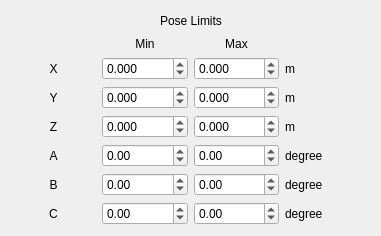
       <widget class="QWidget" name="layoutWidget">
        <property name="geometry">
         <rect>
          <x>10</x>
          <y>30</y>
          <width>381</width>
          <height>218</height>
         </rect>
        </property>
        <layout class="QVBoxLayout" name="verticalLayout">
         <item>
          <layout class="QHBoxLayout" name="horizontalLayout_3">
           <item>
            <spacer name="horizontalSpacer_9">
             <property name="orientation">
              <enum>Qt::Horizontal</enum>
             </property>
             <property name="sizeHint" stdset="0">
              <size>
               <width>40</width>
               <height>20</height>
              </size>
             </property>
            </spacer>
           </item>
           <item>
            <widget class="QLabel" name="label_2">
             <property name="text">
              <string>Pose Limits</string>
             </property>
            </widget>
           </item>
           <item>
            <spacer name="horizontalSpacer_10">
             <property name="orientation">
              <enum>Qt::Horizontal</enum>
             </property>
             <property name="sizeHint" stdset="0">
              <size>
               <width>40</width>
               <height>20</height>
              </size>
             </property>
            </spacer>
           </item>
          </layout>
         </item>
         <item>
          <layout class="QGridLayout" name="gridLayout_2">
           <item row="1" column="1">
            <widget class="QDoubleSpinBox" name="ds_min_x">
             <property name="decimals">
              <number>3</number>
             </property>
             <property name="minimum">
              <double>-2000.000000000000000</double>
             </property>
             <property name="maximum">
              <double>2000.000000000000000</double>
             </property>
            </widget>
           </item>
           <item row="2" column="0">
            <widget class="QLabel" name="label_7">
             <property name="text">
              <string>Y</string>
             </property>
             <property name="alignment">
              <set>Qt::AlignCenter</set>
             </property>
            </widget>
           </item>
           <item row="1" column="0">
            <widget class="QLabel" name="label_3">
             <property name="text">
              <string>X</string>
             </property>
             <property name="alignment">
              <set>Qt::AlignCenter</set>
             </property>
            </widget>
           </item>
           <item row="1" column="2">
            <widget class="QDoubleSpinBox" name="ds_max_x">
             <property name="decimals">
              <number>3</number>
             </property>
             <property name="minimum">
              <double>-2000.000000000000000</double>
             </property>
             <property name="maximum">
              <double>2000.000000000000000</double>
             </property>
             <property name="value">
              <double>0.000000000000000</double>
             </property>
            </widget>
           </item>
           <item row="4" column="0">
            <widget class="QLabel" name="label_5">
             <property name="text">
              <string>A</string>
             </property>
             <property name="alignment">
              <set>Qt::AlignCenter</set>
             </property>
            </widget>
           </item>
           <item row="5" column="0">
            <widget class="QLabel" name="label_6">
             <property name="text">
              <string>B</string>
             </property>
             <property name="alignment">
              <set>Qt::AlignCenter</set>
             </property>
            </widget>
           </item>
           <item row="3" column="2">
            <widget class="QDoubleSpinBox" name="ds_max_z">
             <property name="decimals">
              <number>3</number>
             </property>
             <property name="minimum">
              <double>-2000.000000000000000</double>
             </property>
             <property name="maximum">
              <double>2000.000000000000000</double>
             </property>
            </widget>
           </item>
           <item row="6" column="1">
            <widget class="QDoubleSpinBox" name="ds_min_c">
             <property name="minimum">
              <double>-90.000000000000000</double>
             </property>
             <property name="maximum">
              <double>90.000000000000000</double>
             </property>
            </widget>
           </item>
           <item row="4" column="1">
            <widget class="QDoubleSpinBox" name="ds_min_a">
             <property name="minimum">
              <double>-90.000000000000000</double>
             </property>
             <property name="maximum">
              <double>90.000000000000000</double>
             </property>
            </widget>
           </item>
           <item row="5" column="2">
            <widget class="QDoubleSpinBox" name="ds_max_b">
             <property name="minimum">
              <double>-90.000000000000000</double>
             </property>
             <property name="maximum">
              <double>90.000000000000000</double>
             </property>
            </widget>
           </item>
           <item row="6" column="0">
            <widget class="QLabel" name="label_11">
             <property name="text">
              <string>C</string>
             </property>
             <property name="alignment">
              <set>Qt::AlignCenter</set>
             </property>
            </widget>
           </item>
           <item row="5" column="1">
            <widget class="QDoubleSpinBox" name="ds_min_b">
             <property name="minimum">
              <double>-90.000000000000000</double>
             </property>
             <property name="maximum">
              <double>90.000000000000000</double>
             </property>
            </widget>
           </item>
           <item row="6" column="2">
            <widget class="QDoubleSpinBox" name="ds_max_c">
             <property name="minimum">
              <double>-90.000000000000000</double>
             </property>
             <property name="maximum">
              <double>90.000000000000000</double>
             </property>
            </widget>
           </item>
           <item row="3" column="0">
            <widget class="QLabel" name="label_10">
             <property name="text">
              <string>Z</string>
             </property>
             <property name="alignment">
              <set>Qt::AlignCenter</set>
             </property>
            </widget>
           </item>
           <item row="2" column="1">
            <widget class="QDoubleSpinBox" name="ds_min_y">
             <property name="decimals">
              <number>3</number>
             </property>
             <property name="minimum">
              <double>-2000.000000000000000</double>
             </property>
             <property name="maximum">
              <double>2000.000000000000000</double>
             </property>
            </widget>
           </item>
           <item row="3" column="1">
            <widget class="QDoubleSpinBox" name="ds_min_z">
             <property name="decimals">
              <number>3</number>
             </property>
             <property name="minimum">
              <double>-2000.000000000000000</double>
             </property>
             <property name="maximum">
              <double>2000.000000000000000</double>
             </property>
            </widget>
           </item>
           <item row="2" column="2">
            <widget class="QDoubleSpinBox" name="ds_max_y">
             <property name="decimals">
              <number>3</number>
             </property>
             <property name="minimum">
              <double>-2000.000000000000000</double>
             </property>
             <property name="maximum">
              <double>2000.000000000000000</double>
             </property>
            </widget>
           </item>
           <item row="4" column="2">
            <widget class="QDoubleSpinBox" name="ds_max_a">
             <property name="minimum">
              <double>-90.000000000000000</double>
             </property>
             <property name="maximum">
              <double>90.000000000000000</double>
             </property>
            </widget>
           </item>
           <item row="0" column="2">
            <widget class="QLabel" name="label_31">
             <property name="text">
              <string>Max</string>
             </property>
             <property name="alignment">
              <set>Qt::AlignCenter</set>
             </property>
            </widget>
           </item>
           <item row="0" column="1">
            <widget class="QLabel" name="label_14">
             <property name="text">
              <string>Min</string>
             </property>
             <property name="alignment">
              <set>Qt::AlignCenter</set>
             </property>
            </widget>
           </item>
           <item row="1" column="3">
            <widget class="QLabel" name="label_57">
             <property name="text">
              <string>m</string>
             </property>
            </widget>
           </item>
           <item row="2" column="3">
            <widget class="QLabel" name="label_58">
             <property name="text">
              <string>m</string>
             </property>
            </widget>
           </item>
           <item row="3" column="3">
            <widget class="QLabel" name="label_59">
             <property name="text">
              <string>m</string>
             </property>
            </widget>
           </item>
           <item row="4" column="3">
            <widget class="QLabel" name="label_60">
             <property name="text">
              <string>degree</string>
             </property>
            </widget>
           </item>
           <item row="5" column="3">
            <widget class="QLabel" name="label_61">
             <property name="text">
              <string>degree</string>
             </property>
            </widget>
           </item>
           <item row="6" column="3">
            <widget class="QLabel" name="label_62">
             <property name="text">
              <string>degree</string>
             </property>
            </widget>
           </item>
          </layout>
         </item>
        </layout>
       </widget>
